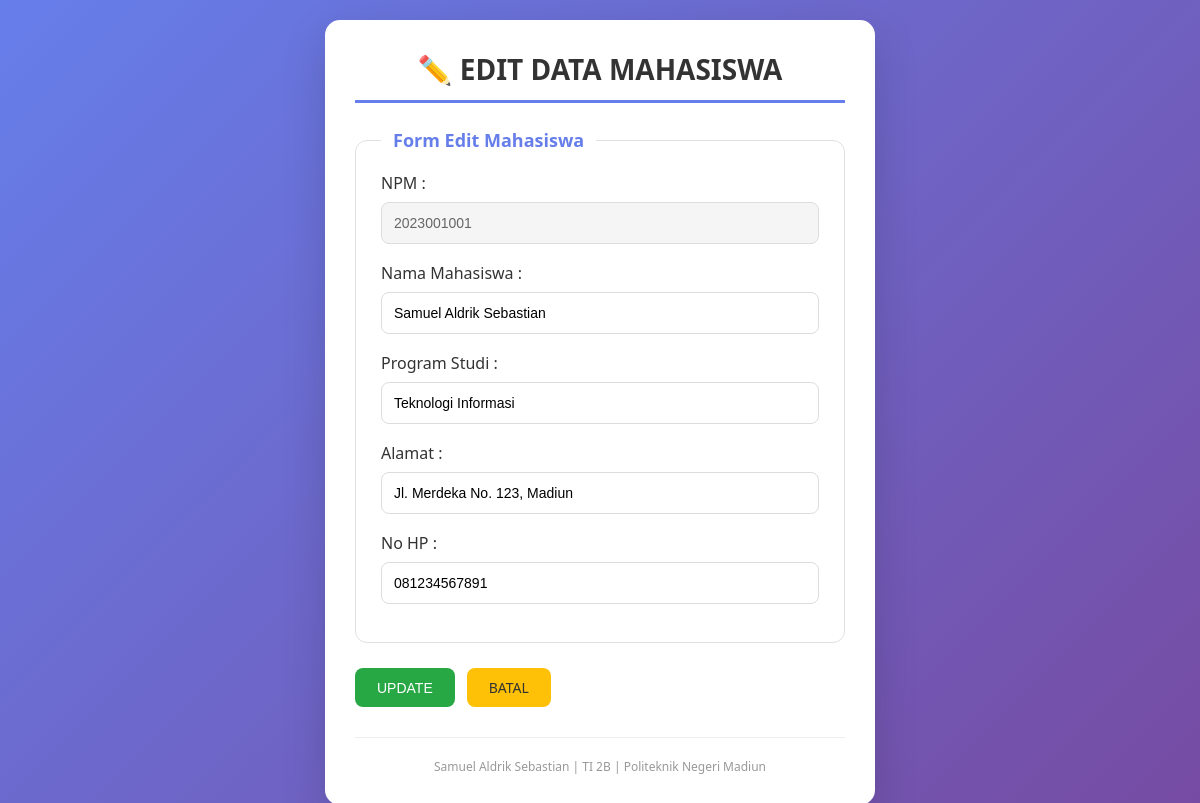
The app's page /Mahasiswa/editmahasiswa.php?npm=2023001001 with its own data.
### tables this page shows
CREATE TABLE IF NOT EXISTS t_mahasiswa (
    npm INT(11) NOT NULL,
    namaMhs VARCHAR(50) NOT NULL,
    prodi VARCHAR(25) NOT NULL,
    alamat VARCHAR(70) NOT NULL,
    noHP VARCHAR(25) NOT NULL,
    PRIMARY KEY (npm)
);

### Mahasiswa/editmahasiswa.php (the view, shortened to what this page needs)
<?php
include "../koneksi.php";
if (isset($_GET["npm"])) {
    $id = mysqli_real_escape_string($link, $_GET["npm"]);
    $query = "SELECT * FROM t_mahasiswa WHERE npm='$id'";
    $result = mysqli_query($link, $query);
    $data = mysqli_fetch_assoc($result);
    $npm = $data["npm"];
    $namaMhs = $data["namaMhs"];
    $prodi = $data["prodi"];
    $alamat = $data["alamat"];
    $noHP = $data["noHP"];
} else {
    header("location: viewmahasiswa.php");
    exit();
}
?>
<!DOCTYPE html>
<html lang="id">
<head>
    <link rel="stylesheet" href="../style.css">
</head>
<body>
    <div class="container-form">
        <h1>✏️ EDIT DATA MAHASISWA</h1>
        <form action="pedit_mahasiswa.php" method="post">
            <fieldset>
                <legend>Form Edit Mahasiswa</legend>
                <label>NPM :</label>
                <input type="text" value="<?php echo $npm; ?>" disabled>
                <label>Nama Mahasiswa :</label>
                <input type="text" name="namaMhs" value="<?php echo htmlspecialchars($namaMhs); ?>" required>
                <label>Program Studi :</label>
                <input type="text" name="prodi" value="<?php echo htmlspecialchars($prodi); ?>" required>
                <label>Alamat :</label>
                <input type="text" name="alamat" value="<?php echo htmlspecialchars($alamat); ?>" required>
                <label>No HP :</label>
                <input type="text" name="noHP" value="<?php echo htmlspecialchars($noHP); ?>">
            </fieldset>
            <div style="display: flex; gap: 12px;">
                <button type="submit" name="edit" class="btn btn-add">UPDATE</button>
                <a href="viewmahasiswa.php" class="btn btn-edit">BATAL</a>
            </div>
        </form>
        <div class="footer"><p>Samuel Aldrik Sebastian | TI 2B | Politeknik Negeri Madiun</p></div>
    </div>
</body>
</html>

### style.css (style rules this page uses)
* { margin: 0; padding: 0; box-sizing: border-box; }
body { font-family: 'Segoe UI', Tahoma, Geneva, Verdana, sans-serif; background: linear-gradient(135deg, #667eea 0%, #764ba2 100%); min-height: 100vh; padding: 20px; }
.container-form { max-width: 550px; margin: 0 auto; background: white; border-radius: 15px; padding: 30px; box-shadow: 0 15px 45px rgba(0,0,0,0.15); }
h1 { text-align: center; color: #333; margin-bottom: 25px; font-size: 28px; border-bottom: 3px solid #667eea; display: inline-block; width: 100%; padding-bottom: 12px; }
fieldset { border: 1px solid #e0e0e0; border-radius: 12px; padding: 20px 25px; margin-bottom: 25px; }
legend { padding: 0 12px; font-weight: bold; color: #667eea; font-size: 18px; }
label { display: block; margin-bottom: 8px; font-weight: 500; color: #333; }
input[type="text"], input[type="number"], input[type="email"] { width: 100%; padding: 12px; margin-bottom: 18px; border: 1px solid #ddd; border-radius: 8px; font-size: 14px; }
input:disabled { background: #f5f5f5; color: #666; }
.btn { display: inline-block; padding: 10px 22px; border: none; border-radius: 8px; cursor: pointer; font-size: 14px; font-weight: 500; text-decoration: none; transition: all 0.3s; }
.btn-add { background: #28a745; color: white; }
.btn-edit { background: #ffc107; color: #333; }
.footer { text-align: center; margin-top: 30px; padding-top: 20px; border-top: 1px solid #eee; color: #999; font-size: 12px; }

### records on screen
t_mahasiswa: npm "2023001001", namaMhs "Samuel Aldrik Sebastian", prodi "Teknologi Informasi", alamat "Jl. Merdeka No. 123, Madiun", noHP "081234567891"
